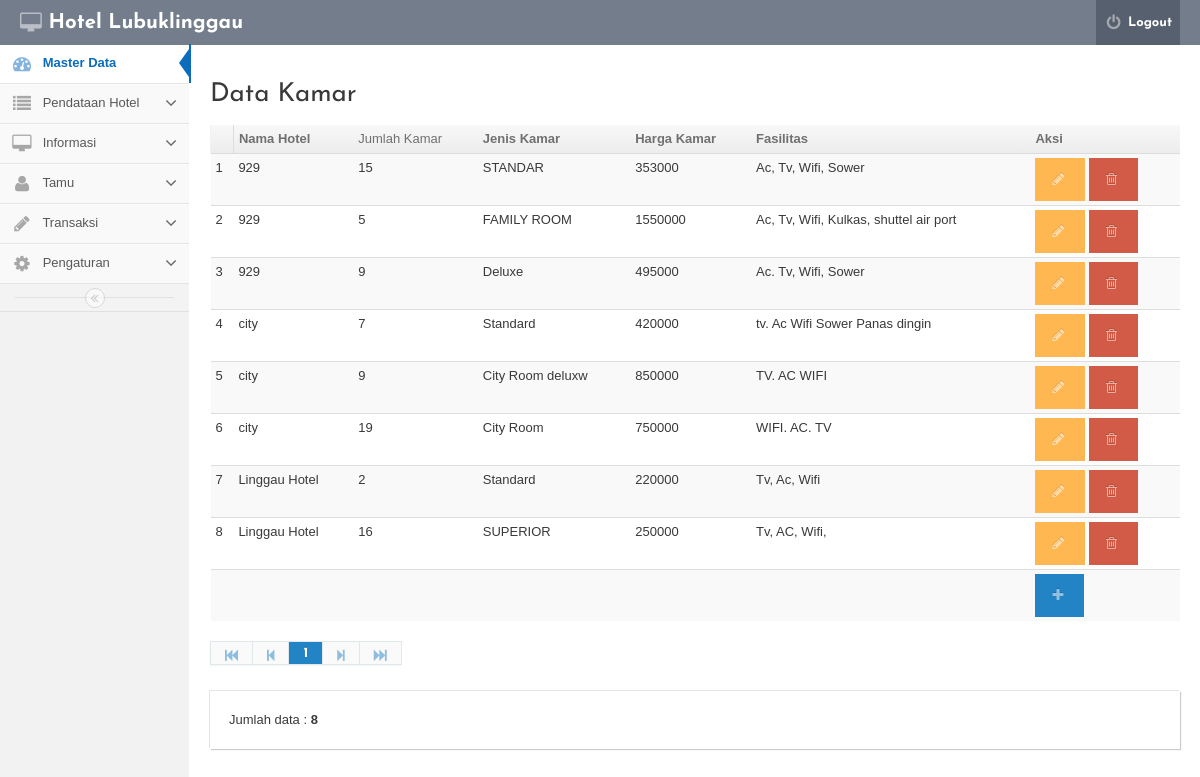
The app's page /admin/index.php?mod=kamar&pg=kamar_view (signed in) with its own data.
### tables this page shows
CREATE TABLE IF NOT EXISTS `kamar` (
  `id_kamar` int(11) NOT NULL AUTO_INCREMENT,
  `id_hotel` int(11) NOT NULL,
  `jumlah_kamar` int(11) DEFAULT NULL,
  `jenis_kamar` varchar(20) NOT NULL,
  `harga_kamar` int(11) NOT NULL,
  `fasilitas` varchar(200) NOT NULL,
  `foto` varchar(255) NOT NULL,
  PRIMARY KEY (`id_kamar`)
);

CREATE TABLE IF NOT EXISTS `hotel` (
  `id_hotel` int(11) NOT NULL AUTO_INCREMENT,
  `nama_hotel` varchar(25) NOT NULL,
  `alamat` varchar(100) NOT NULL,
  `nama_pimpinan` varchar(20) NOT NULL,
  `no_telpon` int(11) NOT NULL,
  `foto1` varchar(255) NOT NULL,
  `foto2` varchar(255) NOT NULL,
  `foto3` varchar(255) NOT NULL,
  `foto4` varchar(255) NOT NULL,
  PRIMARY KEY (`id_hotel`)
);

### admin/kamar/kamar_view.php (the view, shortened to what this page needs)
<div>
	<h2 id="headings"> Data Kamar</h2>
	<table class="table table-striped table-condensed">
		<thead>
			<th>
				<td>
					<b>Nama Hotel</b>
				</td>
				<td>Jumlah Kamar
				</td>
				<td>
					<b>Jenis Kamar</b>
				</td>
				<td>
					<b>Harga Kamar</b>
				</td>
				<td>
					<b>Fasilitas</b>
				</td>
				<td style='min-width: 100px'>
					<b>Aksi</b>
				</td>
			</th>
		</thead>
		<tbody>
			<?php
$batas = '10';
$halaman = $_GET['halaman'];
$posisi = null;
if (empty($halaman)) {
	$posisi = 0;
}
else {
	$posisi = ($halaman - 1) * $batas;
}
$query=null;
$id_hotel=$_SESSION[id_hotel];
if ($_SESSION['status'] == 0) {
	$query = "SELECT kamar.*, hotel.nama_hotel
			from kamar,hotel
			where kamar.id_hotel=hotel.id_hotel order by nama_hotel
			limit $posisi,$batas ";
}else{
	$query = "SELECT kamar.*, hotel.nama_hotel
			from kamar,hotel
			where kamar.id_hotel=hotel.id_hotel and kamar.id_hotel=$id_hotel order by nama_hotel
			limit $posisi,$batas ";
}
$result=mysql_query($query) or die(mysql_error());
$no=1;
while($rows=mysql_fetch_object($result)){
			?>
				<tr>
					<td>
						<?php echo $posisi+$no
				?>
					</td>
					<td>
						<?php echo $rows ->nama_hotel; ?>
					</td>
					<td>
						<?php echo $rows ->jumlah_kamar; ?>
					</td>
					<td>
						<?php echo $rows ->jenis_kamar; ?>
					</td>
					<td>
						<?php echo $rows ->harga_kamar; ?>
					</td>
					<td>
						<?php echo $rows ->fasilitas; ?>
					</td>
					<td>
						<a href="index.php?mod=kamar&pg=kamar_form&id=<?php echo $rows ->id_kamar; ?>" class='btn btn-warning'>
							<i class="icon-pencil"></i>
						</a>
						<a href="index.php?mod=kamar&pg=kamar_view&act=del&id=<?php echo $rows->id_kamar; ?>" onclick="return confirm('Yakin data akan dihapus?') "
						    ; class='btn btn-danger'>
							<i class="icon-trash"></i>
						</a>
					</td>
				</tr>
				<?php $no++;
				}
			?>
				<tr>
					<td colspan='6'></td>
					<td>
						<a href="index.php?mod=kamar&pg=kamar_form" class='btn btn-primary'>
							<i class="icon-plus"></i>
						</a>
					</td>
				</tr>
		</tbody>
	</table>
	<?php
	$tampil2 = mysql_query("SELECT id_kamar from kamar");
	$jmldata = mysql_num_rows($tampil2);
?>
	<div class='pagination'>
		<ul>
		</ul>
	</div>
	<div class='well'>Jumlah data :
		<strong>
			<?php echo $jmldata; ?> </strong>
	</div>
</div>

### records on screen
kamar: no "1", id_hotel.nama_hotel "929", jumlah_kamar "15", jenis_kamar "STANDAR", harga_kamar "353000", fasilitas "Ac, Tv, Wifi, Sower"
kamar: no "2", id_hotel.nama_hotel "929", jumlah_kamar "5", jenis_kamar "FAMILY ROOM", harga_kamar "1550000", fasilitas "Ac, Tv, Wifi, Kulkas, shuttel air port"
kamar: no "3", id_hotel.nama_hotel "929", jumlah_kamar "9", jenis_kamar "Deluxe", harga_kamar "495000", fasilitas "Ac. Tv, Wifi, Sower"
kamar: no "4", id_hotel.nama_hotel "city", jumlah_kamar "7", jenis_kamar "Standard", harga_kamar "420000", fasilitas "tv. Ac Wifi Sower Panas dingin"
kamar: no "5", id_hotel.nama_hotel "city", jumlah_kamar "9", jenis_kamar "City Room deluxw", harga_kamar "850000", fasilitas "TV. AC WIFI"
kamar: no "6", id_hotel.nama_hotel "city", jumlah_kamar "19", jenis_kamar "City Room", harga_kamar "750000", fasilitas "WIFI. AC. TV"
kamar: no "7", id_hotel.nama_hotel "Linggau Hotel", jumlah_kamar "2", jenis_kamar "Standard", harga_kamar "220000", fasilitas "Tv, Ac, Wifi"
kamar: no "8", id_hotel.nama_hotel "Linggau Hotel", jumlah_kamar "16", jenis_kamar "SUPERIOR", harga_kamar "250000", fasilitas "Tv, AC, Wifi,"

### other values on screen
$halaman "1"
$jmldata "8"
